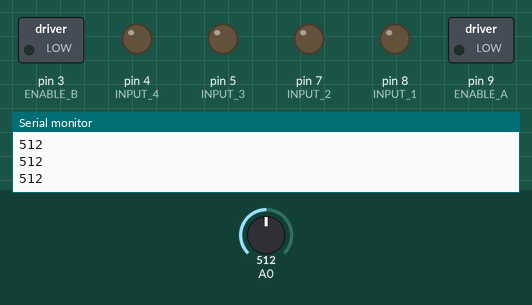
Simulated run of this sketch. Board: Arduino Uno, built with avr-gcc and run on an emulated ATmega328P. Parts: switched loads named in the sketch (green lamp = pin HIGH), output pins drawn as LEDs (lit = HIGH), the last lines printed to the serial monitor. Inputs (shaded band) come from the test bench; at power-on: A0 = 512.

Above: at 1.2 s.
1.3 s: A0 set to 492
At 1.9 s:
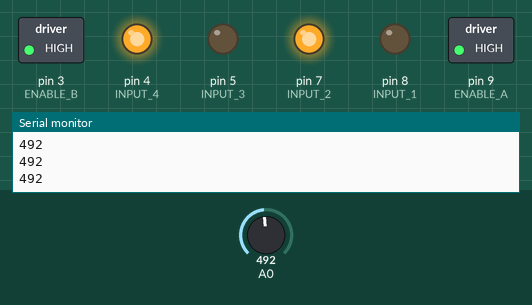
2.8 s: A0 set to 510
At 3.2 s:
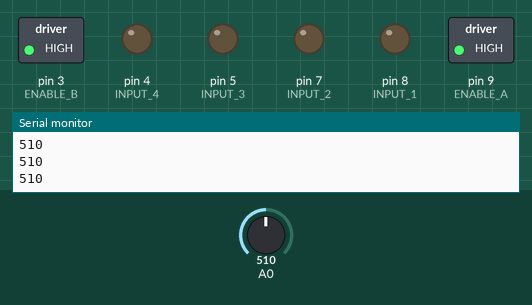
4.3 s: A0 set to 535
5.8 s: A0 set to 563
At 6.6 s:
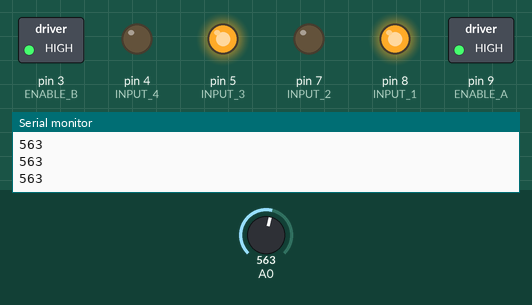
7.3 s: A0 set to 540
At 7.7 s:
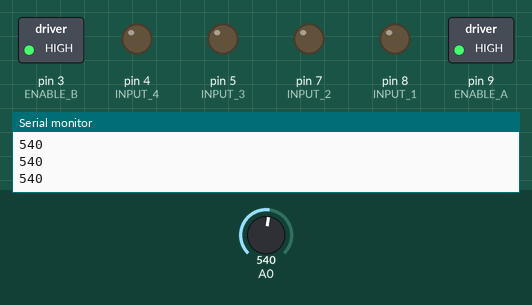
8.8 s: A0 set to 560
At 10.2 s:
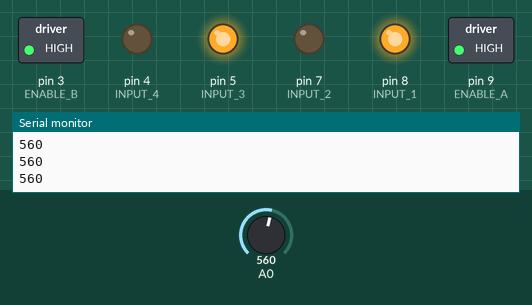
Timing chart, 0 to 11.3 s (numbered marks = the images above; inputs shaded):
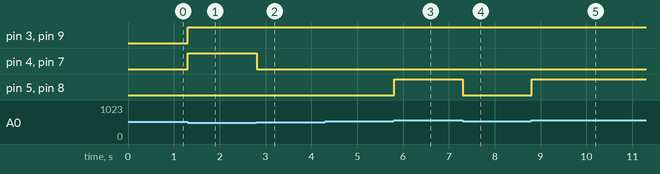

Measured:
- the behaviour switches between 500 and 499 on A0 (found by bisection; images 0 and 1)
- the behaviour switches between 550 and 551 on A0 (found by bisection; images 2 and 3)
- after the input at 1.3 s, pin 3 (ENABLE_B), pin 4 (INPUT_4), pin 7 (INPUT_2), pin 9 (ENABLE_A): LOW → HIGH at once
- after the input at 2.8 s, pin 4 (INPUT_4), pin 7 (INPUT_2): HIGH → LOW at once
- after the input at 5.8 s, pin 5 (INPUT_3), pin 8 (INPUT_1): LOW → HIGH at once
- after the input at 7.3 s, pin 5 (INPUT_3), pin 8 (INPUT_1): HIGH → LOW at once
- after the input at 8.8 s, pin 5 (INPUT_3), pin 8 (INPUT_1): LOW → HIGH at once

The sketch:

01_Exercise.ino
```cpp
//Motor A connections
#define ENABLE_A 9
#define INPUT_1 8
#define INPUT_2 7
//Motor B connections
#define ENABLE_B 3
#define INPUT_3 5
#define INPUT_4 4

int pwmValue;

void setup()
{
    Serial.begin(9600);
    //set control pins to outputs
    pinMode(ENABLE_A, OUTPUT);
    pinMode(ENABLE_B, OUTPUT);
    pinMode(INPUT_1, OUTPUT);
    pinMode(INPUT_2, OUTPUT);
    pinMode(INPUT_3, OUTPUT);
    pinMode(INPUT_4, OUTPUT);

    //Initial state - stop
    digitalWrite(INPUT_1, LOW);
    digitalWrite(INPUT_2, LOW);
    digitalWrite(INPUT_3, LOW);
    digitalWrite(INPUT_4, LOW);

    Serial.println("Done Initializing!");
}

void loop()
{
    int potValue = analogRead(A0);
    Serial.println(potValue);

    if (potValue < 500)
    {
        //clockwise direction
        digitalWrite(INPUT_1, LOW);
        digitalWrite(INPUT_2, HIGH);
        digitalWrite(INPUT_3, LOW);
        digitalWrite(INPUT_4, HIGH);

        analogWrite(ENABLE_A, 255);
        analogWrite(ENABLE_B, 255);
    }
    else if (potValue > 550)
    {
        //counterclockwise direction
        digitalWrite(INPUT_1, HIGH);
        digitalWrite(INPUT_2, LOW);
        digitalWrite(INPUT_3, HIGH);
        digitalWrite(INPUT_4, LOW);

        analogWrite(ENABLE_A, 255);
        analogWrite(ENABLE_B, 255);
    }
    else
    {
        //stop the motors
        digitalWrite(INPUT_1, LOW);
        digitalWrite(INPUT_2, LOW);
        digitalWrite(INPUT_3, LOW);
        digitalWrite(INPUT_4, LOW);
    }
}
```
